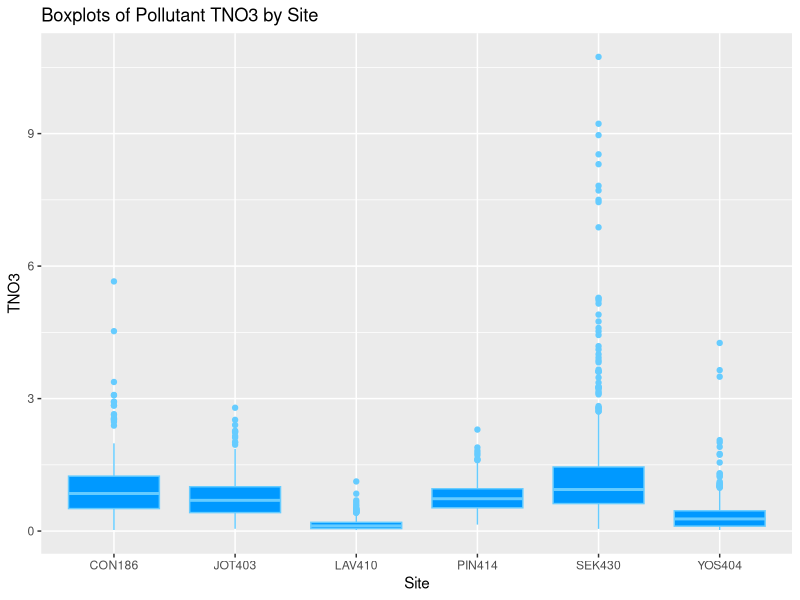
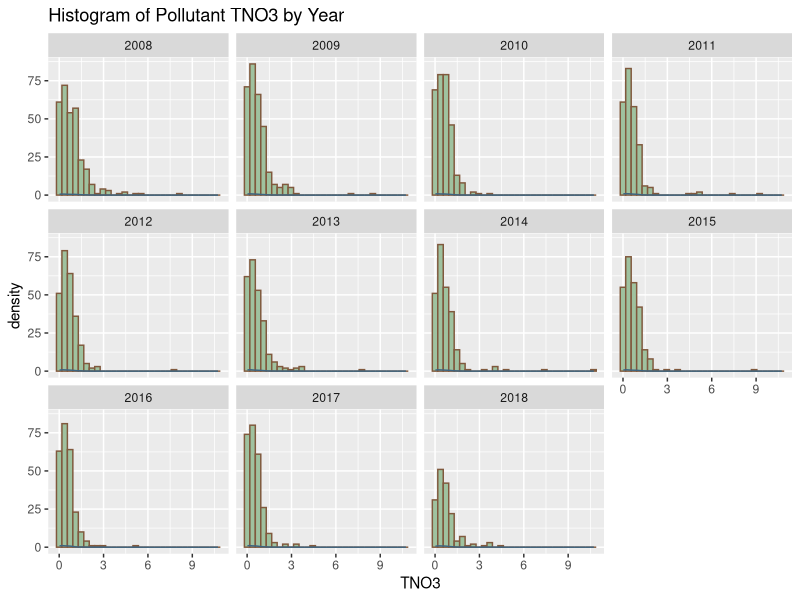
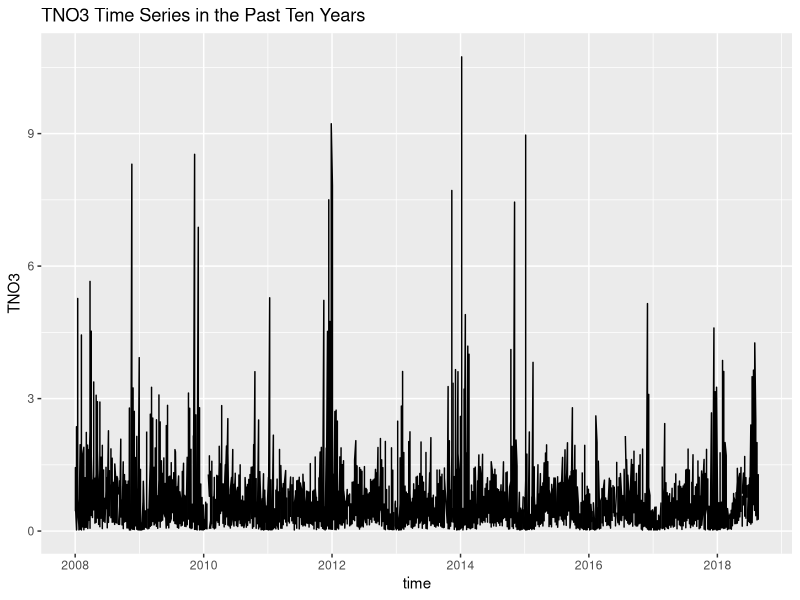
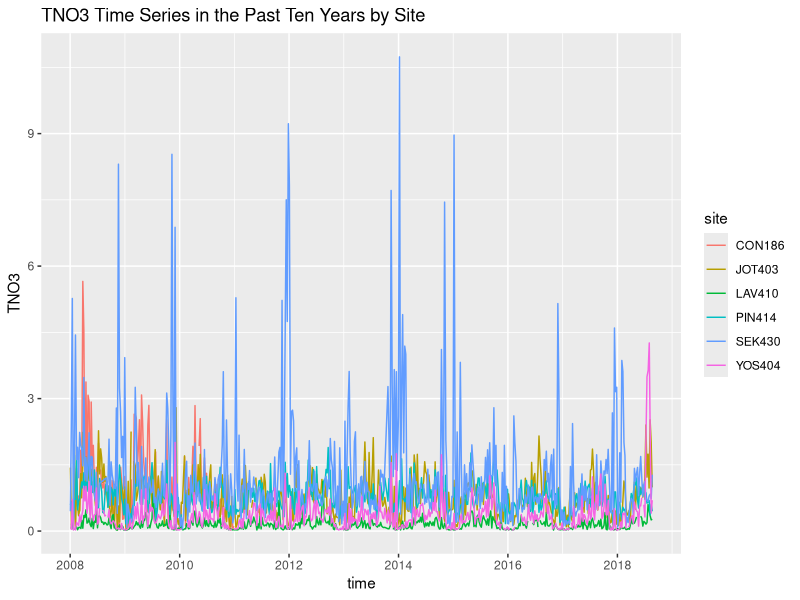
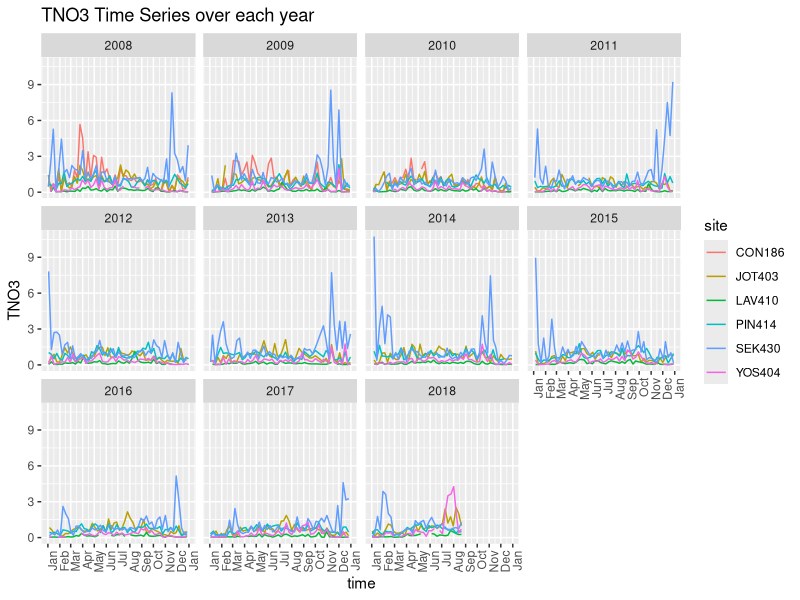

The R source for these figures, in order:
## ---- chunk 1
knitr::opts_chunk$set(warning = FALSE,
                      message = FALSE, 
                      cache = TRUE)
## ---- chunk 2
library(tidyverse)
library(ggplot2)
library(lubridate)
pollution <- read.csv("california_pollution.csv")
site <- factor(pollution$SITE_ID)
date.on <- mdy_hms(pollution$DATEON)
year <- factor(year(date.on))

# boxplot
p1 <- ggplot(pollution, aes(x = site, y = pollution$TNO3)) + 
  geom_boxplot(fill = "#0099FF", color = "#66CCFF") + 
  ggtitle("Boxplots of Pollutant TNO3 by Site") +
  labs(x = "Site", y = "TNO3")
p1

## ---- chunk 3
# draw the histogram
p2 <- ggplot(pollution, aes(x = pollution$TNO3)) + 
  geom_histogram(colour = "#80593D", fill = "#9FC29F") + 
  geom_density(color = "#3D6480") +
  facet_wrap(year) +
  ggtitle("Histogram of Pollutant TNO3 by Year ") +
  labs(x = "TNO3")
p2

## ---- chunk 4
# draw the time series line chart
p3a <- ggplot(pollution, aes(x = date.on, y = pollution$TNO3)) + 
  geom_line() + 
  labs(x = "time", y = "TNO3") + 
  ggtitle("TNO3 Time Series in the Past Ten Years")
p3a
## ---- chunk 5
# draw the time series line chart by site
p3b <- ggplot(pollution, aes(x = date.on, y = pollution$TNO3)) + 
  geom_line(aes(color = site)) + 
  labs(x = "time", y = "TNO3") + 
  ggtitle("TNO3 Time Series in the Past Ten Years by Site")
p3b
## ---- chunk 6
# draw the time series line chart in the year
month.day.str <- format(as.Date(date.on), "%m%d")
month.day <- as.Date(month.day.str, tryFormats = "%m%d")

p3c <- ggplot(pollution, aes(x = month.day, y = pollution$TNO3)) + 
  geom_line(aes(color=site)) + 
  labs(x = "time", y = "TNO3") + 
  facet_wrap(year) +
  scale_x_date(date_breaks = "months" , date_labels = "%b") +
  ggtitle("TNO3 Time Series over each year") +
  theme(axis.text.x = element_text(angle = 90, hjust = 1))
p3c
